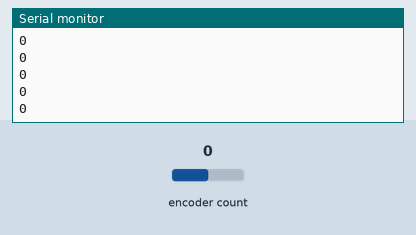
The sketch below on a simulated Arduino Uno, built with avr-gcc and run on an emulated ATmega328P. Shown: the last lines printed to the serial monitor. The inputs (shaded band) are chosen by the test bench; at power-on: encoder count 0.

Above: at 1.2 s.
1.3 s: encoder count set to 1
At 1.9 s:
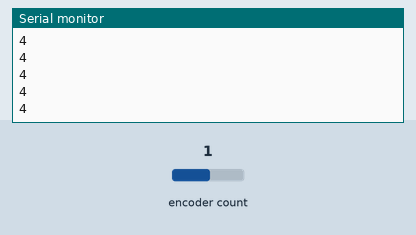
2.8 s: encoder count set to 2
At 3.3 s:
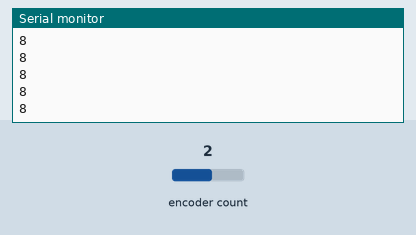
Timing chart, 0 to 5.8 s (numbered marks = the images above; inputs shaded):
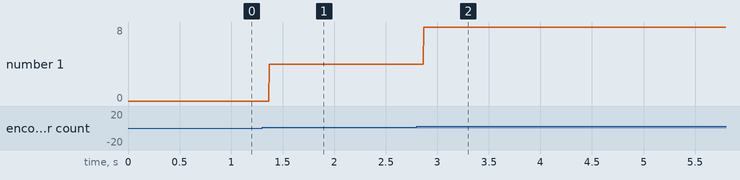

Measured:
- after the input at 1.3 s, the serial monitor: prints a new line after 0.07 s (image 1)
- after the input at 2.8 s, the serial monitor: prints a new line after 0.07 s (image 2)
- plotted number 1: 0 → 4 after the input at 1.3 s, 4 → 8 after the input at 2.8 s

The sketch:

encoder_test.ino
```cpp
#include <Encoder.h>

Encoder enc(2,3);

void setup() {
  // put your setup code here, to run once:
  Serial.begin(9600);
}

long pos = -999;

void loop() {
  // put your main code here, to run repeatedly:
  pos = enc.read();
  Serial.println(pos);
}
```
